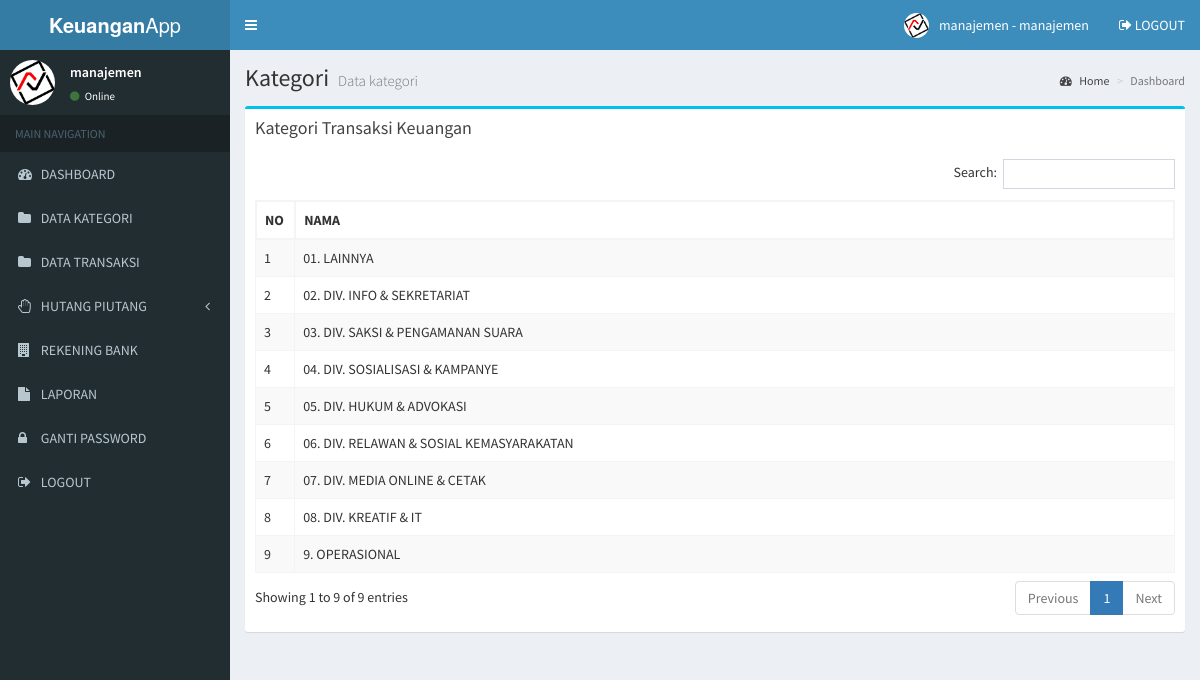
The page /manajemen/kategori.php (signed in) on the database its author committed.
### tables this page shows
CREATE TABLE `user` (
  `user_id` int(11) NOT NULL AUTO_INCREMENT,
  `user_nama` varchar(100) NOT NULL,
  `user_username` varchar(100) NOT NULL,
  `user_password` varchar(100) NOT NULL,
  `user_foto` varchar(100) DEFAULT NULL,
  `user_level` varchar(20) NOT NULL,
  PRIMARY KEY (`user_id`)
);

CREATE TABLE `kategori` (
  `kategori_id` int(11) NOT NULL AUTO_INCREMENT,
  `kategori` varchar(255) NOT NULL,
  PRIMARY KEY (`kategori_id`)
);

### manajemen/kategori.php (the view)
<?php include 'header.php'; ?>
<div class="content-wrapper">
  <section class="content-header">
    <h1>
      Kategori
      <small>Data kategori</small>
    </h1>
    <ol class="breadcrumb">
      <li><a href="#"><i class="fa fa-dashboard"></i> Home</a></li>
      <li class="active">Dashboard</li>
    </ol>
  </section>
  <section class="content">
    <div class="row">
      <section class="col-lg-12">
        <div class="box box-info">
          <div class="box-header">
            <h3 class="box-title">Kategori Transaksi Keuangan</h3>
          </div>
          <div class="box-body">
            <div class="table-responsive">
              <table class="table table-bordered table-striped" id="table-datatable">
                <thead>
                  <tr>
                    <th width="1%">NO</th>
                    <th>NAMA</th>
                  </tr>
                </thead>
                <tbody>
                  <?php
                  include '../koneksi.php';
                  $no=1;
                  $data = mysqli_query($koneksi,"SELECT * FROM kategori ORDER BY kategori ASC");
                  while($d = mysqli_fetch_array($data)){
                    ?>
                    <tr>
                      <td><?php echo $no++; ?></td>
                      <td><?php echo $d['kategori']; ?></td>
                    </tr>
                    <?php
                  }
                  ?>
                </tbody>
              </table>
            </div>
          </div>
        </div>
      </section>
    </div>
  </section>
</div>
<?php include 'footer.php'; ?>

### manajemen/header.php (shortened to what this page needs)
<!DOCTYPE html>
<html>
<head>
  <link rel="stylesheet" href="../assets/bower_components/bootstrap/dist/css/bootstrap.min.css">
  <link rel="stylesheet" href="../assets/bower_components/font-awesome/css/font-awesome.min.css">
  <link rel="stylesheet" href="../assets/bower_components/Ionicons/css/ionicons.min.css">
  <link rel="stylesheet" href="../assets/dist/css/AdminLTE.min.css">
  <link rel="stylesheet" href="../assets/bower_components/datatables.net-bs/css/dataTables.bootstrap.min.css">
  <link rel="stylesheet" href="../assets/dist/css/skins/_all-skins.min.css">
  <link rel="stylesheet" href="../assets/bower_components/morris.js/morris.css">
  <link rel="stylesheet" href="../assets/bower_components/jvectormap/jquery-jvectormap.css">
  <link rel="stylesheet" href="../assets/bower_components/bootstrap-datepicker/dist/css/bootstrap-datepicker.min.css">
  <link rel="stylesheet" href="../assets/bower_components/bootstrap-daterangepicker/daterangepicker.css">
  <link rel="stylesheet" href="../assets/plugins/bootstrap-wysihtml5/bootstrap3-wysihtml5.min.css">
  <?php
  include '../koneksi.php';
  ?>
</head>
<body class="hold-transition skin-blue sidebar-mini">
  <div class="wrapper">
    <header class="main-header">
      <a href="index.php" class="logo">
        <span class="logo-lg"><b>Keuangan</b>App</span>
      </a>
      <nav class="navbar navbar-static-top">
        <a href="#" class="sidebar-toggle" data-toggle="push-menu" role="button">
        </a>
        <div class="navbar-custom-menu">
          <ul class="nav navbar-nav">
            <li class="dropdown user user-menu">
              <a href="#" class="dropdown-toggle" data-toggle="dropdown">
                <?php
                $id_user = $_SESSION['id'];
                $profil = mysqli_query($koneksi,"select * from user where user_id='$id_user'");
                $profil = mysqli_fetch_assoc($profil);
                if($profil['user_foto'] == ""){
                  ?>
                  <img src="../gambar/sistem/user.png" class="user-image">
                <?php }else{ ?>
                  <img src="../gambar/user/<?php echo $profil['user_foto'] ?>" class="user-image">
                <?php } ?>
                <span class="hidden-xs"><?php echo $_SESSION['nama']; ?> - <?php echo $_SESSION['level']; ?></span>
              </a>
            </li>
            <li>
              <a href="logout.php"><i class="fa fa-sign-out"></i> LOGOUT</a>
            </li>
          </ul>
        </div>
      </nav>
    </header>
    <aside class="main-sidebar">
      <section class="sidebar">
        <div class="user-panel">
          <div class="pull-left image">
            <?php
            $id_user = $_SESSION['id'];
            $profil = mysqli_query($koneksi,"select * from user where user_id='$id_user'");
            $profil = mysqli_fetch_assoc($profil);
            if($profil['user_foto'] == ""){
              ?>
              <img src="../gambar/sistem/user.png" class="img-circle">
            <?php }else{ ?>
              <img src="../gambar/user/<?php echo $profil['user_foto'] ?>" class="img-circle" style="max-height:45px">
            <?php } ?>
          </div>
          <div class="pull-left info">
            <p><?php echo $_SESSION['nama']; ?></p>
            <a href="#"><i class="fa fa-circle text-success"></i> Online</a>
          </div>
        </div>
        <ul class="sidebar-menu" data-widget="tree">
          <li class="header">MAIN NAVIGATION</li>
          <li>
            <a href="index.php">
              <i class="fa fa-dashboard"></i> <span>DASHBOARD</span>
            </a>
          </li>
          <li>
            <a href="kategori.php">
              <i class="fa fa-folder"></i> <span>DATA KATEGORI</span>
            </a>
          </li>
          <li>
            <a href="transaksi.php">
              <i class="fa fa-folder"></i> <span>DATA TRANSAKSI</span>
            </a>
          </li>
          <li class="treeview">
            <a href="#">
              <i class="fa fa-hand-paper-o"></i>
              <span>HUTANG PIUTANG</span>
              <span class="pull-right-container">
                <i class="fa fa-angle-left pull-right"></i>
              </span>
            </a>
          </li>
          <li>
            <a href="bank.php">
              <i class="fa fa-building"></i> <span>REKENING BANK</span>
            </a>
          </li>
          <li>
            <a href="laporan.php">
              <i class="fa fa-file"></i> <span>LAPORAN</span>
            </a>
          </li>
          <li>
            <a href="gantipassword.php">
              <i class="fa fa-lock"></i> <span>GANTI PASSWORD</span>
            </a>
          </li>
          <li>
            <a href="logout.php">
              <i class="fa fa-sign-out"></i> <span>LOGOUT</span>
            </a>
          </li>
        </ul>
      </section>
    </aside>

### manajemen/header.php (style rules this page uses)
#table-datatable { width: 100% !important; }
#table-datatable .sorting_disabled { border: 1px solid #f4f4f4; }

### rows shown on the page
user: user_foto (picture)
kategori: kategori "01. LAINNYA"
kategori: kategori "02. DIV. INFO & SEKRETARIAT"
kategori: kategori "03. DIV. SAKSI & PENGAMANAN SUARA"
kategori: kategori "04. DIV. SOSIALISASI & KAMPANYE"
kategori: kategori "05. DIV. HUKUM & ADVOKASI"
kategori: kategori "06. DIV. RELAWAN & SOSIAL KEMASYARAKATAN"
kategori: kategori "07. DIV. MEDIA ONLINE & CETAK"
kategori: kategori "08. DIV. KREATIF & IT"
kategori: kategori "9. OPERASIONAL"

### other values the page prints
$_SESSION['nama'] "manajemen"
$_SESSION['level'] "manajemen"
